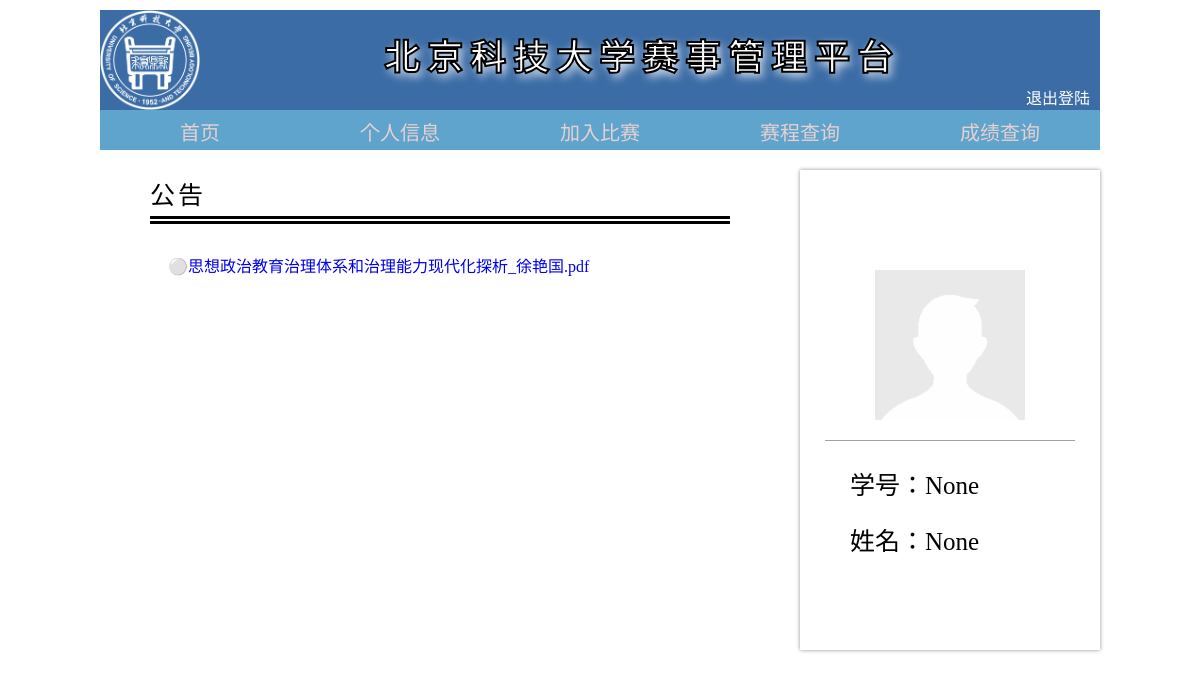
Before: /home/ with the older database file.
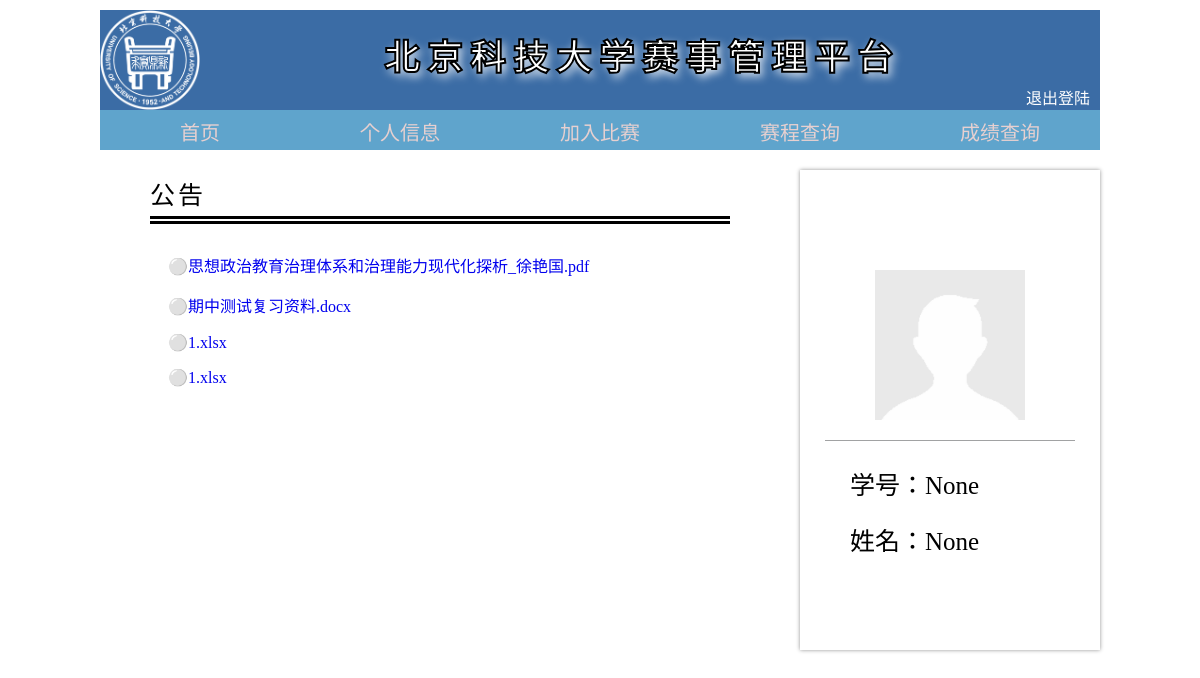
After: the same page with the newer database file.
### controller/models.py (models this page shows)
class Notices(models.Model):
    noti_name = models.CharField(max_length=200, null=True, blank=True)

### controller/views.py (the view)
# urls.py: 2. Add a URL to urlpatterns:  path('', views.home, name='home')
def home(request):
    _name = request.session.get('name')
    _id = request.session.get('id')
    k = Notices.objects.filter()
    LIST = []
    for i in k:
        LIST.append(i)
    return render(request, 'home.html', {'name': _name, 'id': _id, 'notice_list': LIST})

### templates/home.html (shortened to what this page needs)
{% load static %}
<!Doctype html>
<html>
    <head>
                </head>
                <body>
                    <div class="d">
                        <div class="header">
                            <img src="{% static "img/lg.png" %}" class="logo" alt="北京科技大学"/>
                            <p class="n">北京科技大学赛事管理平台</p>
                            <a href="/logout/" class="logout">退出登陆</a>
                        </div>
                        <div class="daohang">
                            <a href = {% url 'HOME' %}  id="daohang_a" class="daohang_a" target="_blank">首页</a><a href={% url 'PRIVATE' %} id="daohang_a" class="daohang_a" target="_blank">个人信息</a><a href = {% url 'CHOICE' %} id="daohang_a" class="daohang_a" target="_blank">加入比赛</a><a href={% url 'CONSULT' %} id="daohang_a" class="daohang_a" target="_blank">赛程查询</a><a href={% url 'MARK' %} id="daohang_a" class="daohang_a" target="_blank">成绩查询</a>
                        </div>
                    </div>
                    <div class="third">
                        <div class="third_left">
                            <p class="gonggao">公告</p>
                        <br/>
                            <table style="left: -20%;text-align: center">
                                <tbody>
                                {% for noti in notice_list %}
                                    <p style="position: relative; left: 10%;"> ⚪<a href="{% url 'DOWNLOAD' noti.noti_name %}">{{ noti.noti_name }}</a> </p>
                                {% endfor %}
                                </tbody>
                            </table>
                        </div>
                        <div class="third_right">
                            <img src={% static "img/timg.jpg" %} class="touxiang" alt="头像"/>
                            <div class="name">
                                <p class="Name">学号：</p><p class="Name">{{ id }}</p>
                            </div>
                            <div class="name">
                                <p class="Name">姓名：</p><p class="Name">{{ name }}</p>
                            </div>
                        </div>
                    </div>
</body>
</html>

Changed rows visible on the page:
added Notices: noti_name "期中测试复习资料.docx"
added Notices: noti_name "1.xlsx"
added Notices: noti_name "1.xlsx"
